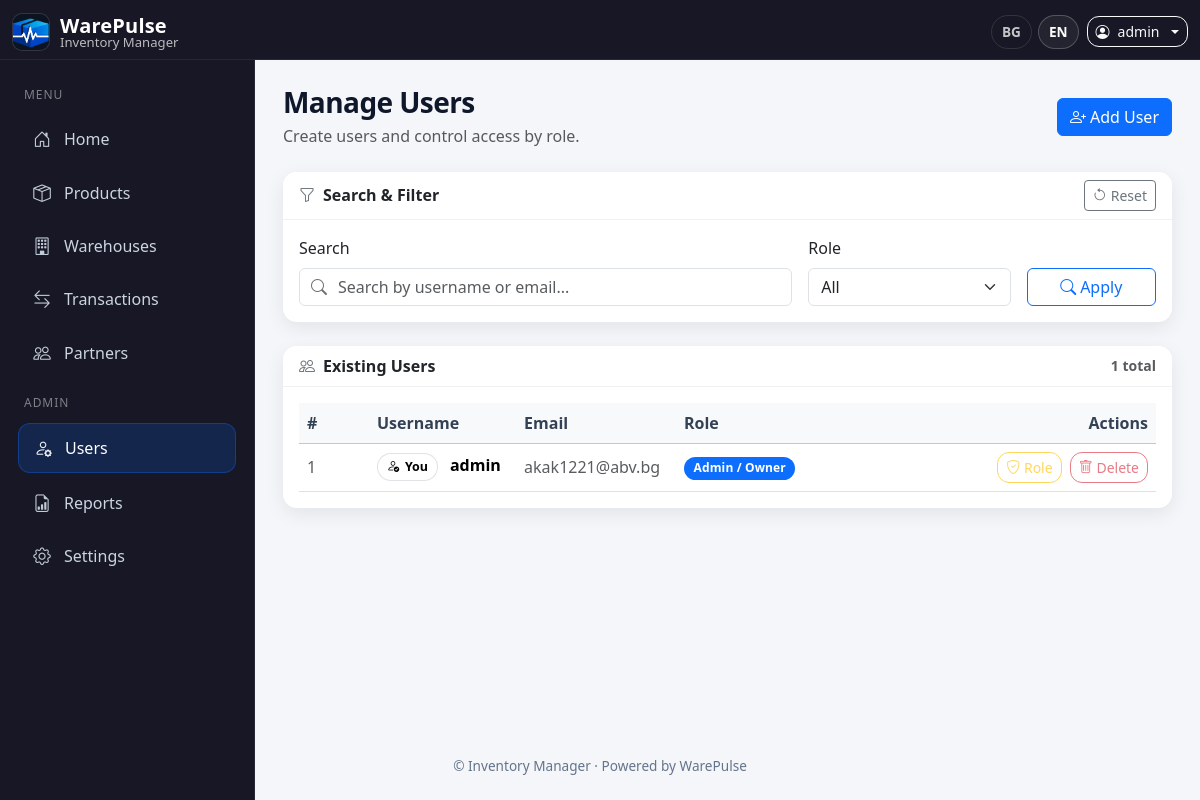
Screenshot of /users (signed in) with the database file from the repository.
### inventory/models.py (models this page shows, shortened)
class AppConfig(db.Model):
    __tablename__ = "app_config"
    id = db.Column(db.Integer, primary_key=True)
    owner_id = db.Column(db.Integer, db.ForeignKey("user.id"), nullable=False, unique=True)
    company_name = db.Column(db.String(120), default="My Company")
    logo_path = db.Column(db.String(200))
    notifications_enabled = db.Column(db.Boolean, default=True)
    low_stock_threshold = db.Column(db.Integer, default=5)
    default_language = db.Column(db.String(10), default="en")
    currency = db.Column(db.String(10), default="EUR")

class User(db.Model, UserMixin):
    __tablename__ = "user"
    id = db.Column(db.Integer, primary_key=True)
    username = db.Column(db.String(150), nullable=False, unique=True)
    email = db.Column(db.String(150), nullable=False, unique=True)
    password = db.Column(db.String(200), nullable=False)
    role = db.Column(db.String(50), nullable=False, default="User")
    created_by_id = db.Column(db.Integer, db.ForeignKey("user.id"), nullable=True)
    login_count = db.Column(db.Integer, default=0, nullable=False)
    last_login_ip = db.Column(db.String(64), nullable=True)
    last_login_country = db.Column(db.String(100), nullable=True)
    last_login_at = db.Column(db.DateTime, nullable=True)
    last_login_user_agent = db.Column(db.String(255), nullable=True)
    force_password_change = db.Column(db.Boolean, default=False, nullable=False)
    password_changed_at = db.Column(db.DateTime, nullable=True)
    company_name = db.Column(db.String(150), nullable=True)
    created_by = db.relationship("User", remote_side=[id], backref="created_users")
    transactions = db.relationship("Transaction", back_populates="user")
    login_events = db.relationship(
        "LoginEvent",
        back_populates="user",
        cascade="all, delete-orphan",
        order_by="desc(LoginEvent.logged_in_at)",
    )

### inventory/routes/users.py (the view, shortened to what this page needs)
@bp.route("/users")
@login_required
def users():
    if not has_permission(current_user, "users:view"):
        flash(_("You do not have permission to manage users."), "danger")
        return redirect(url_for("main.index"))
    q = (request.args.get("q") or "").strip()
    r = (request.args.get("role") or "").strip()
    owner_id = _get_owner_id()
    if owner_id is None:
        flash(_("Invalid organization context."), "danger")
        return redirect(url_for("main.index"))
    query = User.query.filter((User.id == owner_id) | (User.created_by_id == owner_id))
    if q:
        query = query.filter((User.username.ilike(f"%{q}%")) | (User.email.ilike(f"%{q}%")))
    if r:
        query = query.filter(User.role == r)
    users_list = query.order_by(User.id.asc()).all()
    return render_template("users.html", users=users_list, q=q, f_role=r)

### inventory/templates/users.html (shortened to what this page needs)
{% extends "base.html" %}
{% block content %}
<div class="wp-fade-in">
  <div class="d-flex flex-column flex-md-row justify-content-between align-items-start align-items-md-center gap-2 mb-4">
    <div>
      <h3 class="fw-bold mb-0">{{ _('Manage Users') }}</h3>
      <div class="text-muted mt-1">{{ _('Create users and control access by role.') }}</div>
    </div>
    {% if current_user.role in ['Admin / Owner', 'Developer'] %}
      <button class="btn btn-primary" data-bs-toggle="modal" data-bs-target="#addUserModal">
        <i class="bi bi-person-plus me-1"></i>{{ _('Add User') }}
      </button>
    {% endif %}
  </div>
  <div class="card mb-4">
    <div class="card-header bg-white fw-semibold d-flex align-items-center justify-content-between">
      <div class="d-flex align-items-center">
        <i class="bi bi-funnel me-2 text-secondary"></i>{{ _('Search & Filter') }}
      </div>
      <a class="btn btn-sm btn-outline-secondary"
         href="{{ url_for('users.users') }}">
        <i class="bi bi-arrow-counterclockwise me-1"></i>{{ _('Reset') }}
      </a>
    </div>
    <div class="card-body">
      <form method="GET" action="{{ url_for('users.users') }}" class="row g-3 align-items-end">
        <div class="col-md-7">
          <label class="form-label">{{ _('Search') }}</label>
          <div class="wp-search">
            <i class="bi bi-search"></i>
            <input
              class="form-control"
              name="q"
              value="{{ q or request.args.get('q','') }}"
              placeholder="{{ _('Search by username or email...') }}"
            >
          </div>
        </div>
        <div class="col-md-3">
          <label class="form-label">{{ _('Role') }}</label>
          {% set _f = (f_role or request.args.get('role','')) %}
          <select class="form-select" name="role">
            <option value="">{{ _('All') }}</option>
          </select>
        </div>
        <div class="col-md-2 d-grid">
          <button class="btn btn-outline-primary">
            <i class="bi bi-search me-1"></i>{{ _('Apply') }}
          </button>
        </div>
      </form>
    </div>
  </div>
  <div class="card">
    <div class="card-header bg-white fw-semibold d-flex align-items-center justify-content-between">
      <div class="d-flex align-items-center">
        <i class="bi bi-people me-2 text-secondary"></i>{{ _('Existing Users') }}
      </div>
      <div class="text-muted small">{{ users|length }} {{ _('total') }}</div>
    </div>
    <div class="card-body table-responsive">
      {% if users and users|length > 0 %}
        <table class="table table-hover align-middle mb-0 wp-table">
          <thead class="table-light">
            <tr>
              <th style="width:70px">#</th>
              <th>{{ _('Username') }}</th>
              <th>{{ _('Email') }}</th>
              <th style="width:220px">{{ _('Role') }}</th>
              <th class="text-end" style="width:260px">{{ _('Actions') }}</th>
            </tr>
          </thead>
          <tbody>
            {% for u in users %}
            <tr>
              <td class="text-muted">{{ loop.index }}</td>
              <td class="fw-semibold">
                {% if u.id == current_user.id %}
                  <span class="wp-chip me-2"><i class="bi bi-person-check"></i>{{ _('You') }}</span>
                {% endif %}
                {{ u.username }}
              </td>
              <td class="text-muted">{{ u.email }}</td>
              <td>
                {% if u.role == 'Admin / Owner' %}
                  <span class="badge bg-primary role-badge">{{ _('Admin / Owner') }}</span>
                {% elif u.role == 'Warehouse Manager' %}
                  <span class="badge bg-success role-badge">{{ _('Warehouse Manager') }}</span>
                {% elif u.role == 'Sales Agent' %}
                  <span class="badge bg-warning text-dark role-badge">{{ _('Sales Agent') }}</span>
                {% else %}
                  <span class="badge bg-secondary role-badge">{{ _(u.role) }}</span>
                {% endif %}
              </td>
              <td class="text-end wp-actions">
                {% set can_manage = current_user.role in ['Admin / Owner', 'Developer'] %}
                {% set is_self = (u.id == current_user.id) %}
                <button
                  class="btn btn-sm btn-outline-warning me-1 edit-role-btn"
                  data-id="{{ u.id }}"
                  data-username="{{ u.username }}"
                  data-role="{{ u.role }}"
                  {% if not can_manage or (is_self and current_user.role != 'Developer') %}disabled{% endif %}
                  title="{{ _('Change role') }}"
                >
                  <i class="bi bi-shield-check"></i> {{ _('Role') }}
                </button>
                <form action="{{ url_for('users.delete_user', id=u.id) }}" method="POST" class="d-inline delete-form">
                  <button
                    type="submit"
                    class="btn btn-sm btn-outline-danger"
                    {% if not can_manage or is_self %}disabled{% endif %}
                    title="{{ _('Delete user') }}"
                  >
                    <i class="bi bi-trash"></i> {{ _('Delete') }}
                  </button>
                </form>
              </td>
            </tr>
            {% endfor %}
          </tbody>
        </table>
      {% endif %}
    </div>
  </div>
</div>
{% endblock %}

### inventory/templates/base.html (shortened to what this page needs)
<!DOCTYPE html>
<html lang="{{ g.lang or 'en' }}">
<head>
  <link href="https://cdn.jsdelivr.net/npm/bootstrap@5.3.2/dist/css/bootstrap.min.css" rel="stylesheet" />
  <link href="https://cdn.jsdelivr.net/npm/bootstrap-icons@1.11.3/font/bootstrap-icons.css" rel="stylesheet" />
</head>
<body>
<nav class="navbar navbar-dark topbar fixed-top">
  <div class="container-fluid">
    <a class="navbar-brand brand"
       href="{% if current_user.is_authenticated %}
                {% if current_user.role == 'Developer' %}
                  {{ url_for('users.developer_dashboard') }}
                {% else %}
                  {{ url_for('main.index') }}
                {% endif %}
              {% else %}
                {{ url_for('main.landing') }}
              {% endif %}">
      <img src="{{ url_for('static', filename='warepulse-logo.png') }}" alt="WarePulse Logo" />
      <div class="d-flex flex-column">
        <span class="name">WarePulse</span>
        <span class="company">{{ g.app_config.company_name if g.app_config else '' }}</span>
      </div>
    </a>
    <div class="ms-auto d-flex align-items-center gap-2 top-actions">
      <div class="lang-pill d-none d-sm-flex align-items-center">
        <a href="?lang=bg" class="{% if g.lang=='bg' %}active{% endif %}">BG</a>
        <a href="?lang=en" class="{% if g.lang=='en' %}active{% endif %}">EN</a>
      </div>
      {% if current_user.is_authenticated %}
        <div class="dropdown">
          <a class="btn btn-outline-light btn-sm dropdown-toggle d-flex align-items-center gap-2"
             href="#" id="userDropdown" data-bs-toggle="dropdown" aria-expanded="false">
            <i class="bi bi-person-circle"></i>
            <span class="d-none d-sm-inline">{{ current_user.username }}</span>
          </a>
        </div>
      {% else %}
        <a class="btn btn-outline-light btn-sm" href="{{ url_for('auth.login') }}">{{ _('Login') }}</a>
        <a class="btn btn-primary btn-sm" href="{{ url_for('auth.register_admin') }}">{{ _('Register') }}</a>
      {% endif %}
    </div>
  </div>
</nav>
{% if current_user.is_authenticated and current_user.role != 'Developer' %}
  <aside id="sidebar" class="sidebar">
    <div class="nav-group-label">{{ _('Menu') }}</div>
    <a href="{{ url_for('main.index') }}"
       class="side-link {% if request.endpoint == 'main.index' %}active{% endif %}">
      <i class="bi bi-house-door"></i> {{ _('Home') }}
    </a>
    <a href="{{ url_for('products.products') }}"
       class="side-link {% if request.endpoint and request.endpoint.startswith('products.') %}active{% endif %}">
      <i class="bi bi-box-seam"></i> {{ _('Products') }}
    </a>
    <a href="{{ url_for('warehouses.warehouses') }}"
       class="side-link {% if request.endpoint and request.endpoint.startswith('warehouses.') %}active{% endif %}">
      <i class="bi bi-building"></i> {{ _('Warehouses') }}
    </a>
    <a href="{{ url_for('transactions.transactions') }}"
       class="side-link {% if request.endpoint and request.endpoint.startswith('transactions.') %}active{% endif %}">
      <i class="bi bi-arrow-left-right"></i> {{ _('Transactions') }}
    </a>
    <a href="{{ url_for('partners.partners') }}"
       class="side-link {% if request.endpoint and request.endpoint.startswith('partners.') %}active{% endif %}">
      <i class="bi bi-people"></i> {{ _('Partners') }}
    </a>
    {% if current_user.role == 'Admin / Owner' %}
      <div class="nav-group-label">{{ _('Admin') }}</div>
      <a href="{{ url_for('users.users') }}"
         class="side-link {% if request.endpoint and request.endpoint.startswith('users.') %}active{% endif %}">
        <i class="bi bi-person-gear"></i> {{ _('Users') }}
      </a>
      <a href="{{ url_for('reports.reports_home') }}"
         class="side-link {% if request.endpoint and request.endpoint.startswith('reports.') %}active{% endif %}">
        <i class="bi bi-file-earmark-bar-graph"></i> {{ _('Reports') }}
      </a>
      <a href="{{ url_for('settings.settings') }}"
         class="side-link {% if request.endpoint and request.endpoint.startswith('settings.') %}active{% endif %}">
        <i class="bi bi-gear"></i> {{ _('Settings') }}
      </a>
    {% endif %}
  </aside>
{% endif %}
<div class="content-wrap">
  <main class="main-content">
    {% block content %}{% endblock %}
  </main>
  <footer class="footer text-center">
    <div class="container">
      {% set company = g.app_config.company_name if g.app_config else '' %}
      © {{ company }} · Powered by WarePulse
    </div>
  </footer>
</div>
</body>
</html>

### rows the page displays
AppConfig: app_config "Inventory Manager", company_name "Inventory Manager"
User: username "admin", email "akak1221@abv.bg"

### other values shown
{{ users|length }} "1"
form field role "All"
